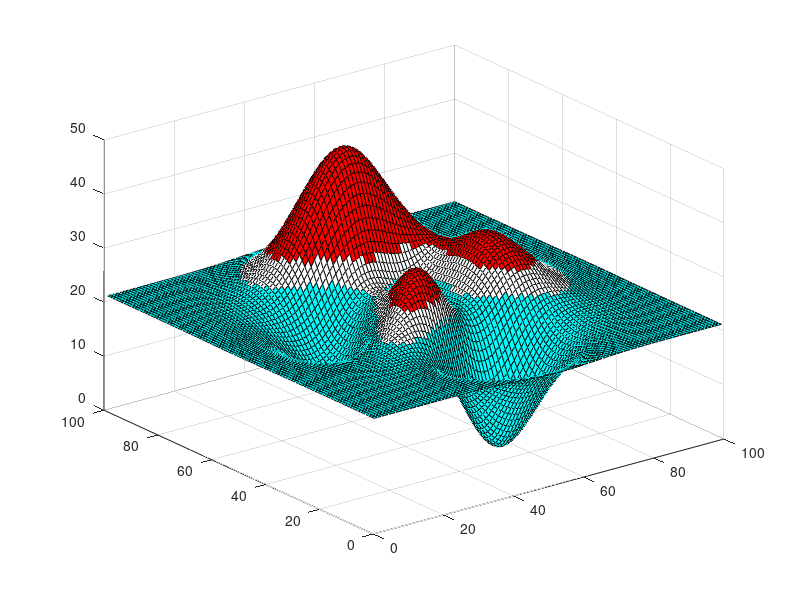

The MATLAB source for this figure:
function test104

clear
clc





% Generate sample data in the rand 1.3 to 45.3
z = 3*(peaks(100)+7);
% Make colors be red above 27, and cyan below 27.
redChannel = z > 23;

size(redChannel)

greenChannel = z < 27;
blueChannel = greenChannel;
% Make the RGB image.
colors = double(cat(3, redChannel, greenChannel, blueChannel));
% Plot the surface with those colors.

size(colors)

max(max(z))

surf(z, colors*1);
sum(sum(sum(colors)))
nnz(colors)
colors
% Enlarge figure to full screen.
% set(gcf, 'units','normalized','outerposition',[0 0 1 1]);

c = hadamard(2^5)


end